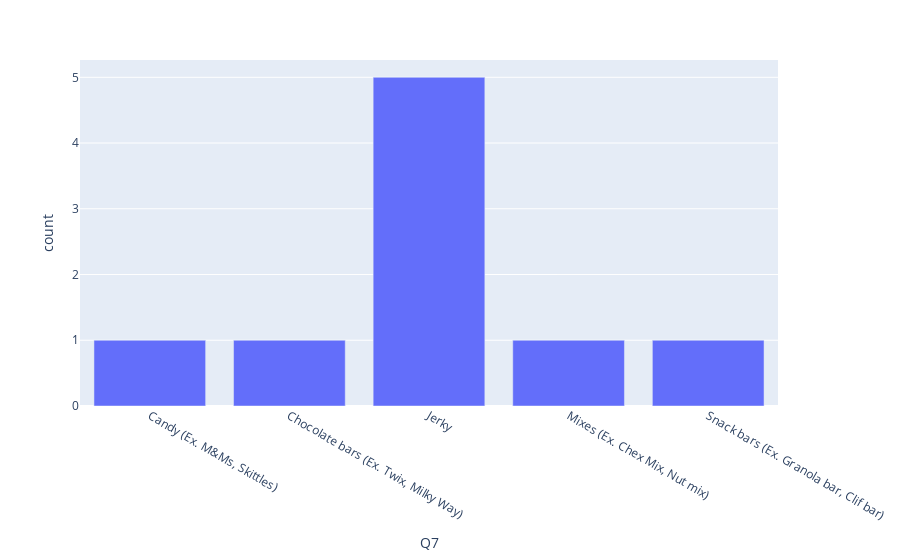

This figure's notebook cell:
### Code cell
# Vis 3
vis3_data = counter(df_csv, 'Q7')
fig3 = px.bar(data_frame=vis3_data, x='Q7', y='count')
fig3.show()

### Figure 1 — Plotly figure (JSON) as saved in the notebook; plotly's stock layout.template omitted (floating-point values rounded to 4 significant figures)
{"data": [{"alignmentgroup": "True", "hovertemplate": "Q7=%{x}<br>count=%{y}<extra></extra>", "legendgroup": "", "marker": {"color": "#636efa", "pattern": {"shape": ""}}, "name": "", "offsetgroup": "", "orientation": "v", "showlegend": false, "textposition": "auto", "type": "bar", "x": ["Candy (Ex. M&Ms, Skittles)", "Chocolate bars (Ex. Twix, Milky Way)", "Jerky", "Mixes (Ex. Chex Mix, Nut mix)", "Snack bars (Ex. Granola bar, Clif bar)"], "xaxis": "x", "y": [1, 1, 5, 1, 1], "yaxis": "y"}], "layout": {"barmode": "relative", "legend": {"tracegroupgap": 0}, "margin": {"t": 60}, "xaxis": {"anchor": "y", "domain": [0, 1], "title": {"text": "Q7"}}, "yaxis": {"anchor": "x", "domain": [0, 1], "title": {"text": "count"}}}}
